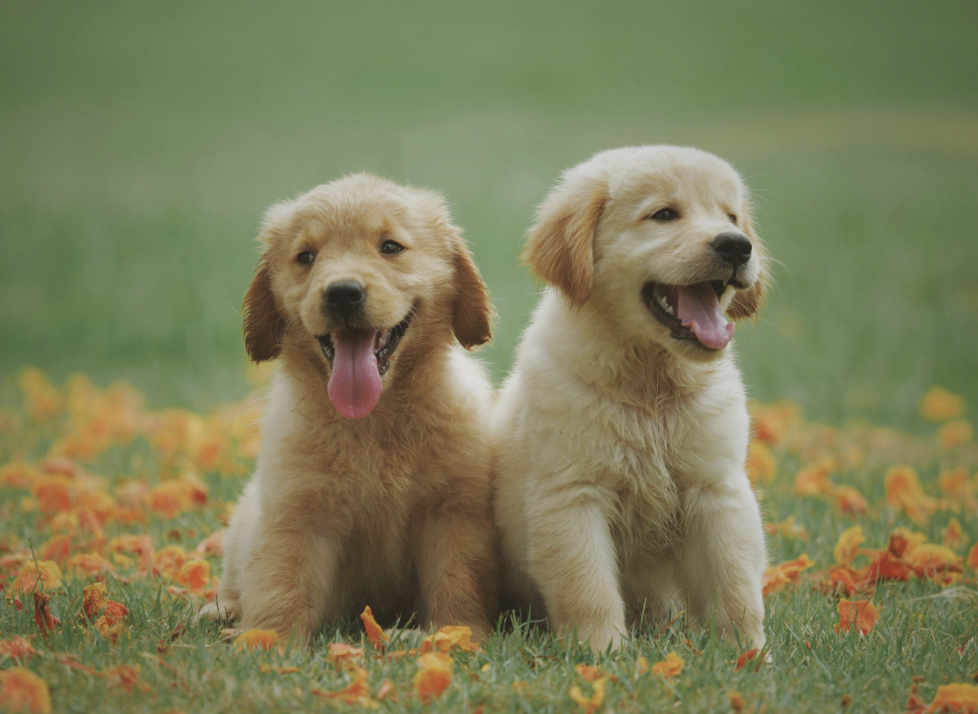
#> input picture 02_basics/data/dog1.png, 978 x 714 px
$ python 110_resizing.py
#> lines starting #> are read from the running program, lines starting #| are printed output that depends on the picture
import os
import cv2

# read image
print("read image...")
image_path = './data/dog1.png'
# image_path = os.path.join('.', 'data', 'dog1.png')
img = cv2.imread(image_path)
#> img is the input picture: shape (714, 978, 3); mean B, G, R 88.4, 125.5, 125.1

# resize image
print("resize image...")
resized_img = cv2.resize(img, (500, 500))
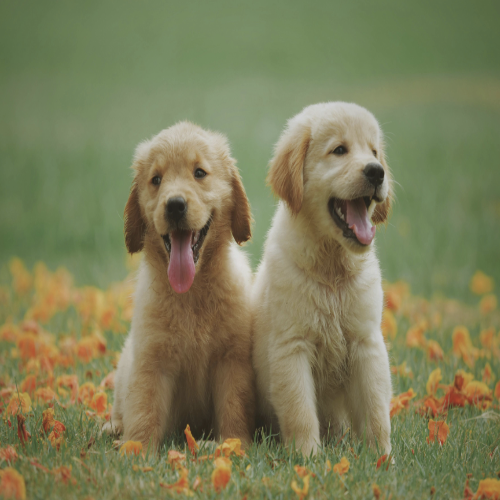
#> resized_img: shape (500, 500, 3); mean B, G, R 88.3, 125.4, 125

print(f"- ASIS image shape : {img.shape}")
#| - ASIS image shape : (714, 978, 3)
print(f"- TOBE image shape : {resized_img.shape}")
#| - TOBE image shape : (500, 500, 3)

# visualize image
print("visualize image...")
cv2.imshow('original', img)
cv2.imshow('resized_img', resized_img)

cv2.moveWindow('resized_img', 600,400)

# waiting
print("- wait 2 sec")
cv2.waitKey(2000)   # waiting 2sec=2000ms
# cv2.waitKey(0)    # waiting unlimited..

cv2.destroyAllWindows()

$ run again, with 02_basics/data/dog2.png copied over 02_basics/data/dog1.png
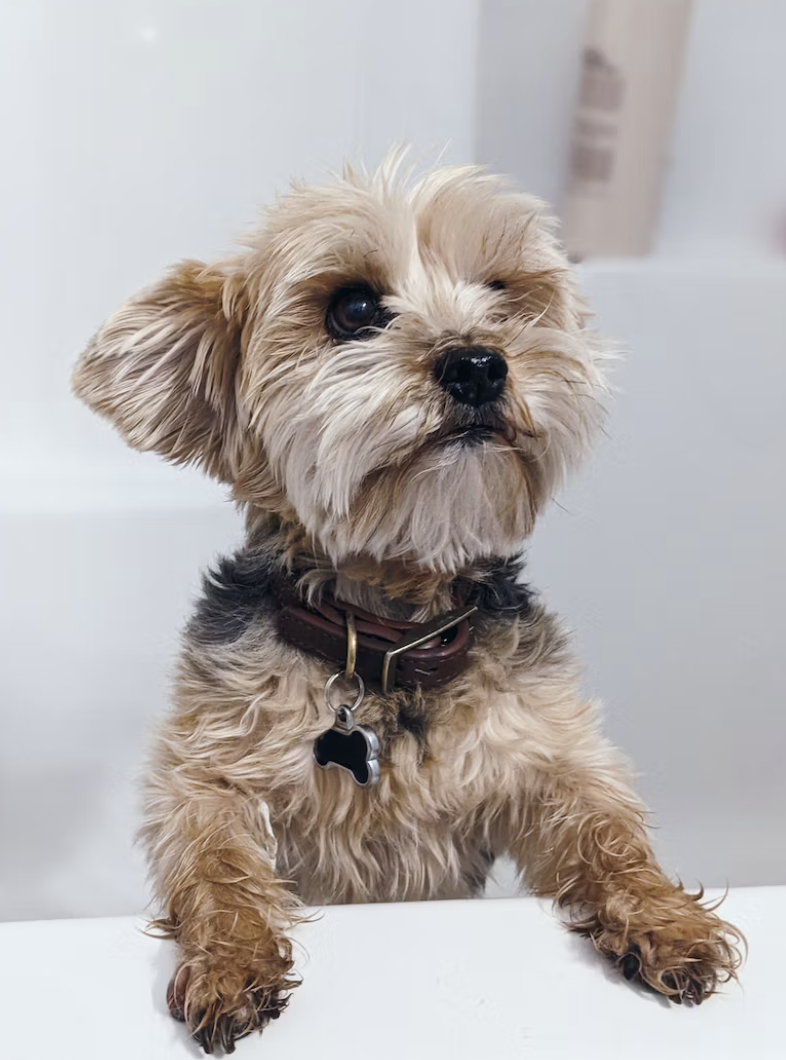
#> input picture 02_basics/data/dog2.png, 786 x 1060 px
#> img is the input picture: shape (1060, 786, 3); mean B, G, R 172.5, 174.3, 179.4
#> `resized_img = cv2.resize(img, (500, 500))`:
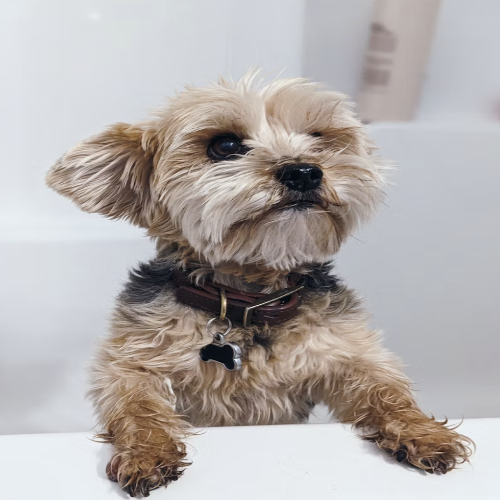
#> resized_img: shape (500, 500, 3); mean B, G, R 172.4, 174.2, 179.3
#| - ASIS image shape : (1060, 786, 3)
#| - TOBE image shape : (500, 500, 3)

$ run again, with 02_basics/data/basketball-player1.png copied over 02_basics/data/dog1.png
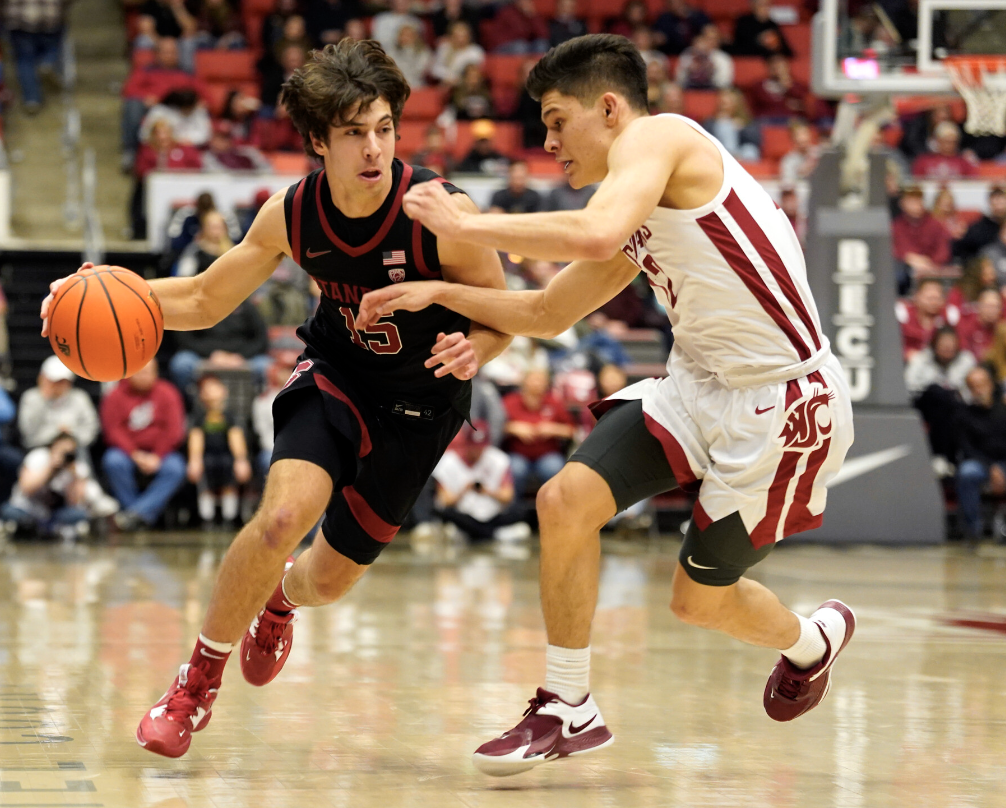
#> input picture 02_basics/data/basketball-player1.png, 1006 x 808 px
#> img is the input picture: shape (808, 1006, 3); mean B, G, R 99.3, 121.1, 147.1
#> `resized_img = cv2.resize(img, (500, 500))`:
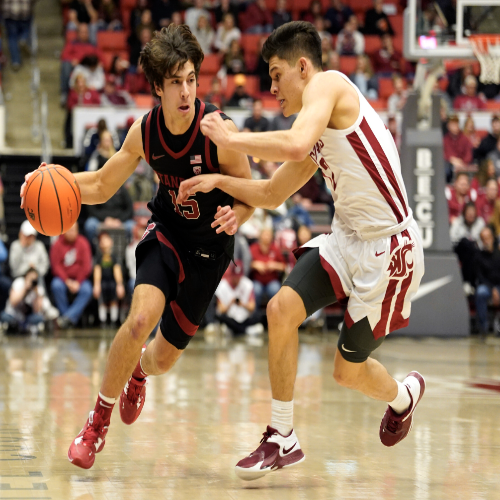
#> resized_img: shape (500, 500, 3); mean B, G, R 99.2, 121, 147
#| - ASIS image shape : (808, 1006, 3)
#| - TOBE image shape : (500, 500, 3)
